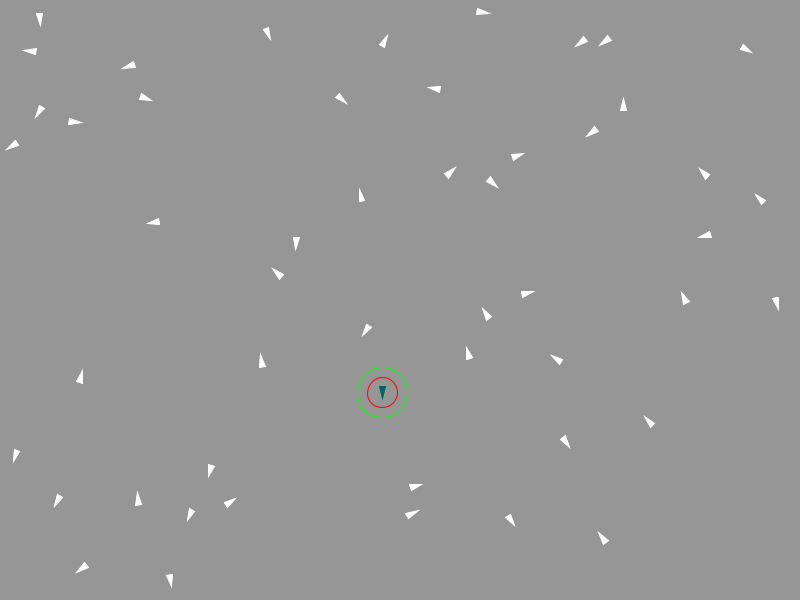
Frame 1 (no input)
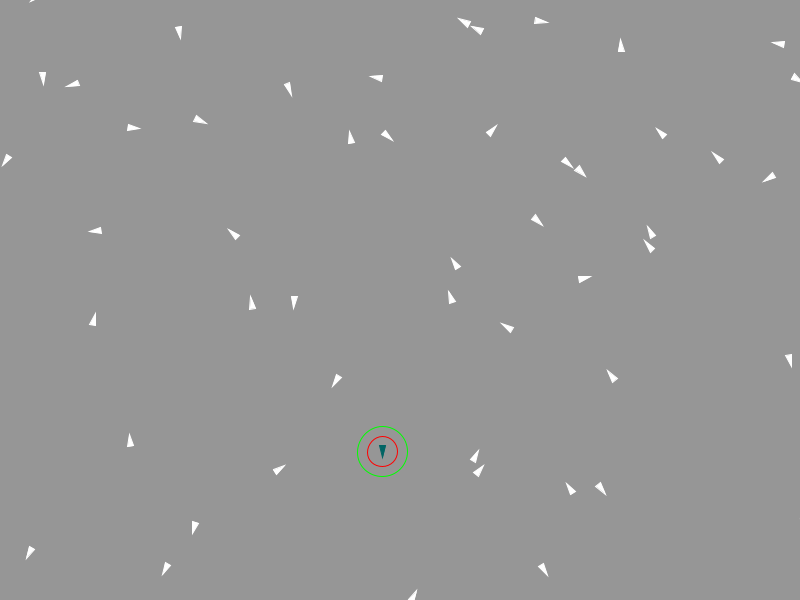
Frame 60 (the mouse pressed at the canvas centre just before this capture)
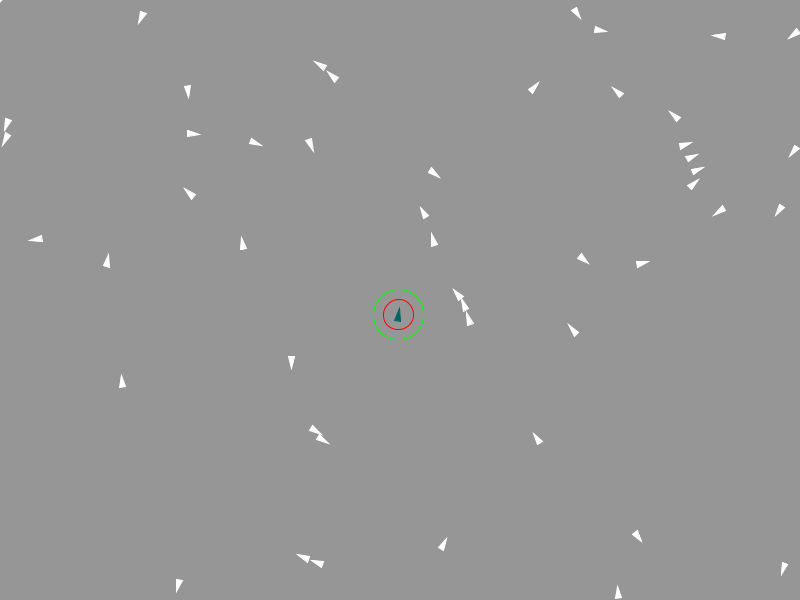
Frame 120 (the mouse held since frame 60 and released just before this capture)

The Processing sketch that drew these frames (run headless with seeded random() and noise(); from frame 60 on, the mouse is pressed at the canvas centre):

// Processing sketch: Boids_Complete
// ── Boids_Complete.pde
Flock flock;
Protagonist p;
void setup(){
  size(800,600);
  flock = new Flock(50);
  p = new Protagonist();
  flock.agents.add(p);
}

void draw(){
  background(150);
  flock.updateBoids();
  if(mousePressed) p.applyForce(PVector.mult(p.steer(new PVector(mouseX, mouseY)), 2));
  flock.draw();
}


class Flock{
  ArrayList<Agent> agents;
  
  Flock(int n){
    agents = new ArrayList<Agent>(n);
    for(int i = 0; i < n; i++){
      agents.add(new Agent());
    }
  }
  
  public void steer(PVector dest, float strength){
    for(Agent a : agents){
      a.applyForce(a.steer(dest).mult(strength));
    }
  }
  
  public void draw(){
    for(Agent a : agents){
      a.draw();
    }
  }
  
  public void updateBoids(){
    for(Agent a : agents){
      a.flock(agents);
    }
    for(Agent a : agents){
      a.move();
    }
  }
  
}

// ── Agent.pde
class Agent{
  //http://www.kfish.org/boids/pseudocode.html
  //https://processing.org/examples/flocking.html
  static final float maxSpeed = 3;
  static final float maxForce = 0.1;
  PVector vel;
  PVector pos;
  PVector accel;
  float angle;
  float radius = 3;
  float mass = 1;
  
  Agent(){
    pos = new PVector(random(width), random(height));
    angle = random(2*PI);
    vel = new PVector(cos(angle), sin(angle));
    accel = new PVector(0,0);
  }
  
  public void move(){
    vel.add(accel);
    
    pos.add(vel);
    accel.mult(0); //reset accelaration
    
    //looping borders
    if(pos.x < -radius) pos.x = width + radius;
    else if(pos.x > width + radius) pos.x = -radius;
    
    if(pos.y < -radius) pos.y = height + radius;
    else if(pos.y > height + radius) pos.y = -radius;
  }
  
  public void flock(ArrayList<Agent> agents){
    PVector v1 = cohesion(agents);
    PVector v2 = separation(agents);
    PVector v3 = alignment(agents);
    
    v1.mult(1);
    v2.mult(1.5); //arbitrary weight
    v3.mult(1);
    
    applyForce(v1);
    applyForce(v2);
    applyForce(v3);
  }
  
  public void applyForce(PVector force){
    accel.add(force.div(mass));
  }
  
  public PVector steer(PVector dest){
    //try to go towards destination
    PVector dir = PVector.sub(dest, pos);
    dir.setMag(maxSpeed);
    
    PVector steerAccel = PVector.sub(dir, vel);
    steerAccel.limit(maxForce);
    return steerAccel;
  }
  
  float localFlockDist = 25;
  private PVector cohesion(ArrayList<Agent> agents){
    //fly to the center of nearby boids
    PVector centerPos = new PVector(0,0);
    int count = 0;
    //loop through every boid
    for(int i = 0; i < agents.size(); i++){
      Agent curr = agents.get(i);
      
      //don't consider curr if this boid is curr
      if(curr == this)
        continue;
        
      //sum up nearby boids
      float distance = PVector.dist(pos, curr.pos);
      if(distance <= localFlockDist){
        centerPos.add(curr.pos);
        count++;
      }
    }
    
    //if no nearby boids, return a force of 0
    if(count == 0) return new PVector(0,0);
    
    //average the positions to get the center
    centerPos.div(count);
    
    //return a force moving towards the center of nearby boids
    return steer(centerPos);
  }
  
  float avoidDist = 15;
  private PVector separation(ArrayList<Agent> agents){
    //avoid collision with nearby boids
    
    PVector avoidForce = new PVector(0,0);
    int count = 0;
    //loop through every boid
    for(int i = 0; i < agents.size(); i++){
      Agent curr = agents.get(i);
      if(curr == this)
        continue;
      
      
      float distance = PVector.dist(curr.pos, pos);
      //if the boid is within a certain radius of consideration
      if(distance <= avoidDist){
        //get the vector in the direction away from the other boid
        PVector avoidDir = PVector.sub(pos, curr.pos);
        //scale the vector by how close you are (closer = stronger force)
        avoidDir.setMag(1/distance);
        //add to the total force
        avoidForce.add(avoidDir);
        count++;
      }
    }
    
    //make sure there is a force
    if(avoidForce.mag() > 0){
      //scale the force so it's not too strong
      avoidForce.div((float) count);
      
      /* somewhat lengthy explanation of the following code
      avoidForce at this moment is actually a velocity. If you look at the previous calculations,
      you'll see that it's subtracting positions. The difference in positions is velocity. In this
      portion, we are scaling the resultant velocity to the maximum speed, then getting the accelaration
      by subtracting the current velocity from the desired velocity (avoidForce).
      Since force = mass * accelaration, and mass here is 1, we now have the force. We limit the force
      so that we don't end up overshooting.
      */
      avoidForce.setMag(maxSpeed);
      avoidForce.sub(vel);
      avoidForce.limit(maxForce);
    }
    
    //since we calculated a force, we don't need to use steer()
    //steer(PVector p) is used to convert a position into a force towards that position
    return avoidForce;
  }
  private PVector alignment(ArrayList<Agent> agents){
    //try to match velocity of nearby boids
    PVector avgVel = new PVector(0,0);
    int count = 0;
    for(int i = 0; i < agents.size(); i++){
      Agent a = agents.get(i);
      if(a == this) continue;
      if(PVector.dist(this.pos, a.pos) > localFlockDist){
        continue;
      }
      
      avgVel.add(a.vel);
      count++;
    }
    avgVel.div(count);
    
    if(count == 0){
      return new PVector(0,0);
    }
    
    avgVel.setMag(maxSpeed);
    PVector accel = PVector.sub(avgVel, vel);
    PVector force = accel.mult(1);
    
    force.limit(maxForce);
    
    return force;
  }
  
  public void draw(){
    push();
    translate(pos.x, pos.y);
    rotate(vel.heading() + PI/2);
    stroke(255);
    beginShape(TRIANGLES);
    vertex(0, -radius*2);
    vertex(-radius, radius*2);
    vertex(radius, radius*2);
    endShape();
    pop();
  }
}

// ── Protagonist.pde
class Protagonist extends Agent{
  
  public void flock(ArrayList<Agent> agents){
    PVector avoid = super.separation(agents);
    //println(avoid.mag());
    
    avoid.mult(1);
    
    applyForce(avoid);
  }
  
  void draw(){
    push();
    translate(pos.x, pos.y);
    rotate(vel.heading() + PI/2);
    stroke(0,100,100);
    fill(0,100,100);
    beginShape(TRIANGLES);
    vertex(0, -radius*2);
    vertex(-radius, radius*2);
    vertex(radius, radius*2);
    endShape();
    noFill();
    stroke(0,255,0);
    circle(0,0,localFlockDist*2);
    stroke(255,0,0);
    circle(0,0,avoidDist*2);
    pop();
  }
}
